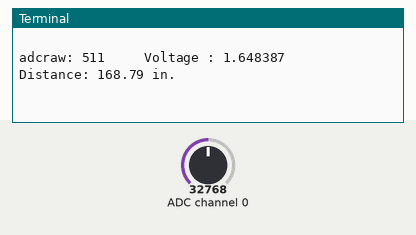
Bench run of a program on a simulated Raspberry Pi (BCM pin numbers). On the bench: the last lines printed to the terminal. The inputs (shaded band) are chosen by the test bench; at power-on: ADC channel 0 = 32768 (analog values on the 0–65535 scale).

Above: at 1.2 s.
1.3 s: ADC channel 0 set to 45874
At 1.52 s:
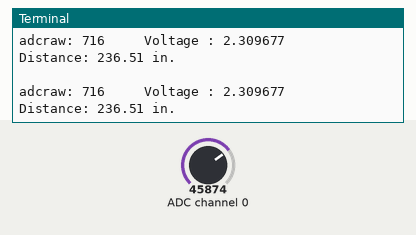
2.8 s: ADC channel 0 set to 57670
At 2.8 s:
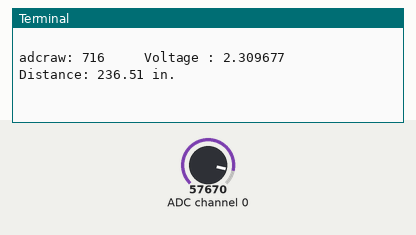
Timing chart, 0 to 5.8 s (numbered marks = the images above; inputs shaded):
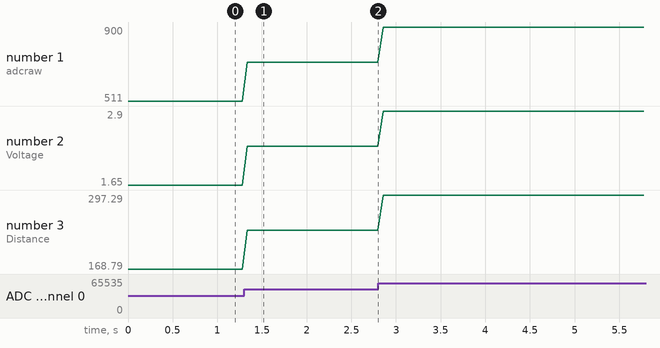

The program:

ADC_test.py
```python
# Importing modules
import spidev # To communicate with SPI devices
from time import sleep  # To add delay

# Start SPI connection
spi = spidev.SpiDev() # Created an object
spi.open(0,0)

# Read MCP3008 data
def analogInput(channel):
  spi.max_speed_hz = 1350000
  adc = spi.xfer2([1,(8+channel)<<4,0])
  data = ((adc[1]&3) << 8) + adc[2]
  return data

# Below function will convert data to voltage
def Volts(data):
  volts = (data * 3.3) / float(1023)
  volts = round(volts, 6) # Round off to 2 decimal places
  return volts

#The function below will convert voltage to distance from ultrasonic sensor
def Distance(voltage):
    distance = voltage * (512/5)
    distance = round(distance, 2)
    return distance

while True:
    adcraw = analogInput(0)
    voltage = Volts(adcraw)
    distance = Distance(voltage)
    print("adcraw: {}     Voltage : {}     Distance: {} in.".format(adcraw,voltage,distance))
    print("")
    sleep(.06)
```

Measured:
- after the input at 1.3 s, the terminal: prints a new line at once (image 1)
- plotted number 1: 511 → 716 after the input at 1.3 s, 716 → 900 after the input at 2.8 s
- plotted number 2: 1.65 → 2.31 after the input at 1.3 s, 2.31 → 2.9 after the input at 2.8 s
- plotted number 3: 168.79 → 236.51 after the input at 1.3 s, 236.51 → 297.29 after the input at 2.8 s
